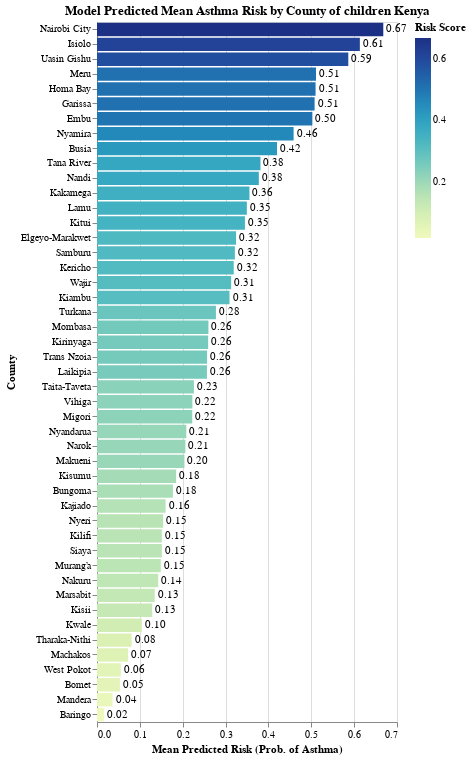
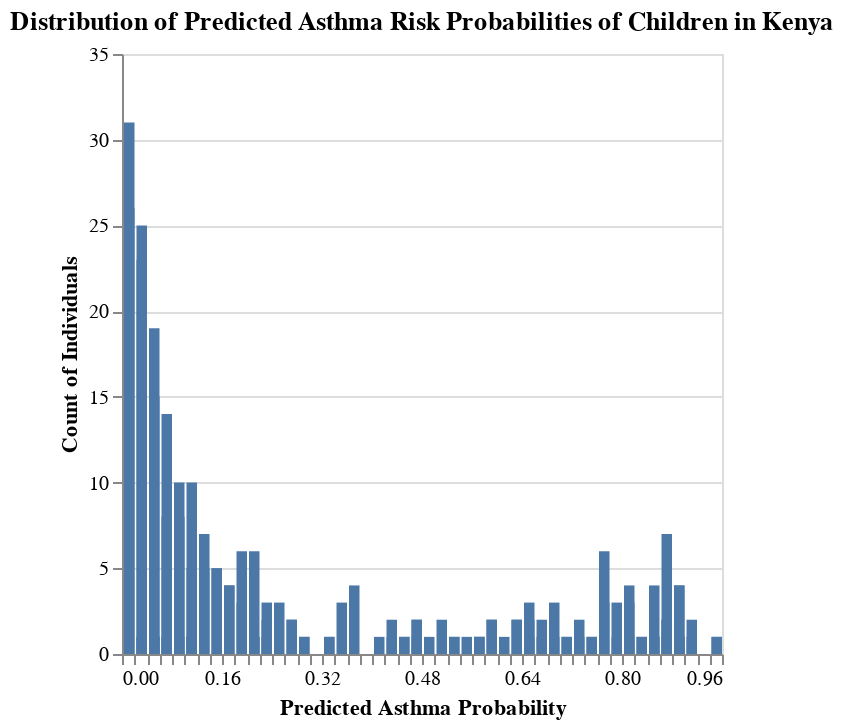

Notebook code for these charts, in order:
### Code cell
# --- 6. Visualization 1: Bar Chart of Mean Predicted Risk per County (Alternative to Choropleth) ---

base_risk = alt.Chart(county_risk_scores).encode(
    x=alt.X('Mean_Predicted_Risk', title='Mean Predicted Risk (Prob. of Asthma)'),
    y=alt.Y('County', title='County', sort='-x'),
    tooltip=['County', alt.Tooltip('Mean_Predicted_Risk', format='.3f')]
).properties(
    title='Model Predicted Mean Asthma Risk by County of children Kenya'
)

bar_chart = base_risk.mark_bar().encode(
    color=alt.Color('Mean_Predicted_Risk', scale=alt.Scale(range='heatmap'), legend=alt.Legend(title="Risk Score"))
)

text = base_risk.mark_text(
    align='left',
    baseline='middle',
    dx=3  # Nudge text to the right
).encode(
    text=alt.Text('Mean_Predicted_Risk', format='.2f'),
    color=alt.value('black')
)

chart_risk = (bar_chart + text).properties(height=700)
chart_risk.show()
chart_risk.save('county_risk_bar_chart.json')
print("Bar chart of county risk saved to county_risk_bar_chart.json.")

# --- 7. Visualization 2: Distribution Chart (Histogram) of Predicted Probabilities ---
risk_distribution_df = pd.DataFrame({'Predicted_Probability': full_pred_proba})
distribution_chart = alt.Chart(risk_distribution_df).mark_bar().encode(
    alt.X("Predicted_Probability:Q", bin=alt.Bin(maxbins=50), title='Predicted Asthma Probability'),
    alt.Y("count()", title='Count of Individuals'),
    tooltip=['Predicted_Probability', 'count()']
).properties(
    title='Distribution of Predicted Asthma Risk Probabilities of Children in Kenya'
)

distribution_chart.show()
distribution_chart.save('predicted_risk_distribution.json')
print("Distribution chart of predicted probabilities saved to predicted_risk_distribution.json.")

### Figure 1 — Vega-Lite specification as saved in the notebook (floating-point values rounded to 4 significant figures)
{"config": {"view": {"continuousWidth": 300, "continuousHeight": 300}}, "layer": [{"mark": {"type": "bar"}, "encoding": {"color": {"field": "Mean_Predicted_Risk", "legend": {"title": "Risk Score"}, "scale": {"range": "heatmap"}, "type": "quantitative"}, "tooltip": [{"field": "County", "type": "nominal"}, {"field": "Mean_Predicted_Risk", "format": ".3f", "type": "quantitative"}], "x": {"field": "Mean_Predicted_Risk", "title": "Mean Predicted Risk (Prob. of Asthma)", "type": "quantitative"}, "y": {"field": "County", "sort": "-x", "title": "County", "type": "nominal"}}, "title": "Model Predicted Mean Asthma Risk by County of children Kenya"}, {"mark": {"type": "text", "align": "left", "baseline": "middle", "dx": 3}, "encoding": {"color": {"value": "black"}, "text": {"field": "Mean_Predicted_Risk", "format": ".2f", "type": "quantitative"}, "tooltip": [{"field": "County", "type": "nominal"}, {"field": "Mean_Predicted_Risk", "format": ".3f", "type": "quantitative"}], "x": {"field": "Mean_Predicted_Risk", "title": "Mean Predicted Risk (Prob. of Asthma)", "type": "quantitative"}, "y": {"field": "County", "sort": "-x", "title": "County", "type": "nominal"}}, "title": "Model Predicted Mean Asthma Risk by County of children Kenya"}], "data": {"name": "data-7de6311a1c7ca56b0a0f310adf6cdec7"}, "height": 700, "$schema": "https://vega.github.io/schema/vega-lite/v6.1.0.json", "datasets": {"data-7de6311a1c7ca56b0a0f310adf6cdec7": [{"County": "Nairobi City", "Mean_Predicted_Risk": 0.668}, {"County": "Isiolo", "Mean_Predicted_Risk": 0.6133}, {"County": "Uasin Gishu", "Mean_Predicted_Risk": 0.5864}, {"County": "Meru", "Mean_Predicted_Risk": 0.511}, {"County": "Homa Bay", "Mean_Predicted_Risk": 0.51}, {"County": "Garissa", "Mean_Predicted_Risk": 0.5077}, {"County": "Embu", "Mean_Predicted_Risk": 0.5025}, {"County": "Nyamira", "Mean_Predicted_Risk": 0.4587}, {"County": "Busia", "Mean_Predicted_Risk": 0.42}, {"County": "Tana River", "Mean_Predicted_Risk": 0.3814}, {"County": "Nandi", "Mean_Predicted_Risk": 0.3776}, {"County": "Kakamega", "Mean_Predicted_Risk": 0.3557}, {"County": "Lamu", "Mean_Predicted_Risk": 0.3497}, {"County": "Kitui", "Mean_Predicted_Risk": 0.3452}, {"County": "Elgeyo-Marakwet", "Mean_Predicted_Risk": 0.3244}, {"County": "Samburu", "Mean_Predicted_Risk": 0.3217}, {"County": "Kericho", "Mean_Predicted_Risk": 0.319}, {"County": "Wajir", "Mean_Predicted_Risk": 0.313}, {"County": "Kiambu", "Mean_Predicted_Risk": 0.3092}, {"County": "Turkana", "Mean_Predicted_Risk": 0.2775}, {"County": "Mombasa", "Mean_Predicted_Risk": 0.26}, {"County": "Kirinyaga", "Mean_Predicted_Risk": 0.2594}, {"County": "Trans Nzoia", "Mean_Predicted_Risk": 0.2569}, {"County": "Laikipia", "Mean_Predicted_Risk": 0.2565}, {"County": "Taita-Taveta", "Mean_Predicted_Risk": 0.2262}, {"County": "Vihiga", "Mean_Predicted_Risk": 0.2225}, {"County": "Migori", "Mean_Predicted_Risk": 0.2222}, {"County": "Nyandarua", "Mean_Predicted_Risk": 0.2083}, {"County": "Narok", "Mean_Predicted_Risk": 0.2063}, {"County": "Makueni", "Mean_Predicted_Risk": 0.204}, {"County": "Kisumu", "Mean_Predicted_Risk": 0.1846}, {"County": "Bungoma", "Mean_Predicted_Risk": 0.177}, {"County": "Kajiado", "Mean_Predicted_Risk": 0.16}, {"County": "Nyeri", "Mean_Predicted_Risk": 0.1543}, {"County": "Kilifi", "Mean_Predicted_Risk": 0.1514}, {"County": "Siaya", "Mean_Predicted_Risk": 0.1513}, {"County": "Murang’a", "Mean_Predicted_Risk": 0.1489}, {"County": "Nakuru", "Mean_Predicted_Risk": 0.1429}, {"County": "Marsabit", "Mean_Predicted_Risk": 0.1347}, {"County": "Kisii", "Mean_Predicted_Risk": 0.1289}, {"County": "Kwale", "Mean_Predicted_Risk": 0.1045}, {"County": "Tharaka-Nithi", "Mean_Predicted_Risk": 0.08083}, {"County": "Machakos", "Mean_Predicted_Risk": 0.0725}, {"County": "West Pokot", "Mean_Predicted_Risk": 0.05571}, {"County": "Bomet", "Mean_Predicted_Risk": 0.05333}, {"County": "Mandera", "Mean_Predicted_Risk": 0.03625}, {"County": "Baringo", "Mean_Predicted_Risk": 0.01667}]}}

### Figure 2 — Vega-Lite specification as saved in the notebook (floating-point values rounded to 4 significant figures; data arrays with more than 128 entries replaced by an {"elided": "..."} marker saying what was removed)
{"config": {"view": {"continuousWidth": 300, "continuousHeight": 300}}, "data": {"name": "data-31f0a9f3e378db4f7af14da737f8e7a2"}, "mark": {"type": "bar"}, "encoding": {"tooltip": [{"field": "Predicted_Probability", "type": "quantitative"}, {"aggregate": "count", "type": "quantitative"}], "x": {"bin": {"maxbins": 50}, "field": "Predicted_Probability", "title": "Predicted Asthma Probability", "type": "quantitative"}, "y": {"aggregate": "count", "title": "Count of Individuals", "type": "quantitative"}}, "title": "Distribution of Predicted Asthma Risk Probabilities of Children in Kenya", "$schema": "https://vega.github.io/schema/vega-lite/v6.1.0.json", "datasets": {"data-31f0a9f3e378db4f7af14da737f8e7a2": {"elided": "382 records"}}}
